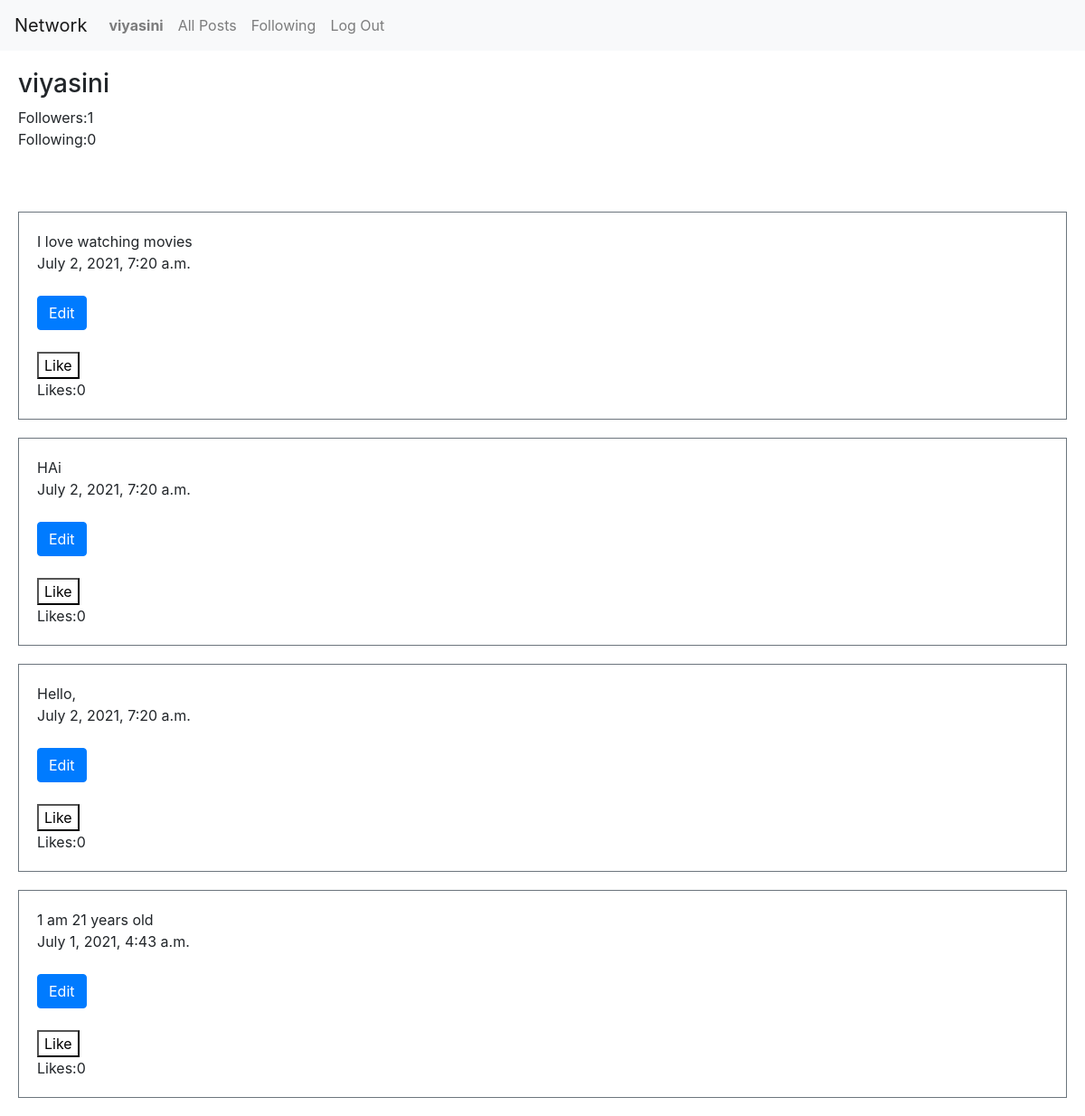
/profile/2 (signed in), run on the app's committed database.
### network/models.py (models this page shows, shortened)
class User(AbstractUser):
    pass

class Post(models.Model):
    user = models.ForeignKey(User,on_delete=CASCADE,related_name="user")
    post_content = models.CharField(max_length=200)
    time = models.DateTimeField(auto_now_add=True)
    likes = models.IntegerField(default=0)

### network/views.py (the view, shortened to what this page needs)
# urls.py: path("profile/<str:owner>", views.profile, name="profile"),
def profile(request, owner):
    owner = User.objects.get(id=owner)
    button = "Follow" if Follow.objects.filter(follower=request.user, following=owner).count() == 0 else "Unfollow"
    posts = Post.objects.filter(user=owner.id).order_by('-time')
    for post in posts:
        post.likes = Like.objects.filter(post = post.id).count()
        post.save()
    paginator = Paginator(posts, 10)
    page_number = request.GET.get('page')
    posts = paginator.get_page(page_number)
    return render(request, "network/profile.html", {
        "owner": owner,
        "followers": Follow.objects.filter(following=owner).count(),
        "following": Follow.objects.filter(follower=owner).count(),
        "posts": posts,
        "button": button
    })

### network/templates/network/profile.html (shortened to what this page needs)
{% extends "network/layout.html" %}
{% load static %}
{% block body %}
<div style="margin: 20px;">
    <h3>{{owner.username}}</h3>
    <div class="follower">Followers:{{followers}}</div>
    <div class="Following">Following:{{following}}</div>
    <br>
    <br>
</div>
<div id = "posts">
    {% for post in posts%}
    <div class="border border-secondary mt-2" style="padding:20px; margin: 20px;">
        <div id="post-{{post.id}}">{{post.post_content}}</div>
        <div>{{post.time}}</div>
        <br>
        {% if user.id == owner.id %}
            <button name="edit" onclick = "edit('{{post.id}}')" class="btn btn-primary">Edit</button> <br><br>
        {% endif %}
        <button id="like-btn-{{post.id}}" style="background-color: white;"  value="like" onclick="like('{{ post.id }}')">Like</button>
        <div id="like-count-{{post.id}}">Likes:{{post.likes}} </div>
    </div>
</div>
{% endfor %}
{% endblock %}

### network/templates/network/layout.html (shortened to what this page needs)
{% load static %}
<!DOCTYPE html>
<html lang="en">
    <head>
        <link rel="stylesheet" href="https://stackpath.bootstrapcdn.com/bootstrap/4.4.1/css/bootstrap.min.css">
        <link href="{% static 'network/styles.css' %}" rel="stylesheet">
    </head>
    <body>
        <nav class="navbar navbar-expand-lg navbar-light bg-light">
            <a class="navbar-brand" href="#">Network</a>
            <div>
              <ul class="navbar-nav mr-auto">
                {% if user.is_authenticated %}
                    <li class="nav-item">
                        <a class="nav-link" href="{% url 'profile' user.id %}"><strong>{{ user.username }}</strong></a>
                    </li>
                {% endif %}
                <li class="nav-item">
                  <a class="nav-link" href="{% url 'index' %}">All Posts</a>
                </li>
                {% if user.is_authenticated %}
                    <li class="nav-item">
                        <a class="nav-link" href="{% url 'following' %}">Following</a>
                    </li>
                    <li class="nav-item">
                        <a class="nav-link" href="{% url 'logout' %}">Log Out</a>
                    </li>
                {% endif %}
              </ul>
            </div>
          </nav>
        <div class="body">
            {% block body %}
            {% endblock %}
    </body>
</html>

### data on the page
User: username "viyasini"
Post: post_content "I love watching movies", time "July 2, 2021, 7:20 a.m.", likes "0"
Post: post_content "HAi", time "July 2, 2021, 7:20 a.m.", likes "0"
Post: post_content "Hello,", time "July 2, 2021, 7:20 a.m.", likes "0"
Post: post_content "1 am 21 years old", time "July 1, 2021, 4:43 a.m.", likes "0"

### other printed values
{{ followers }} "1"
{{ following }} "0"
